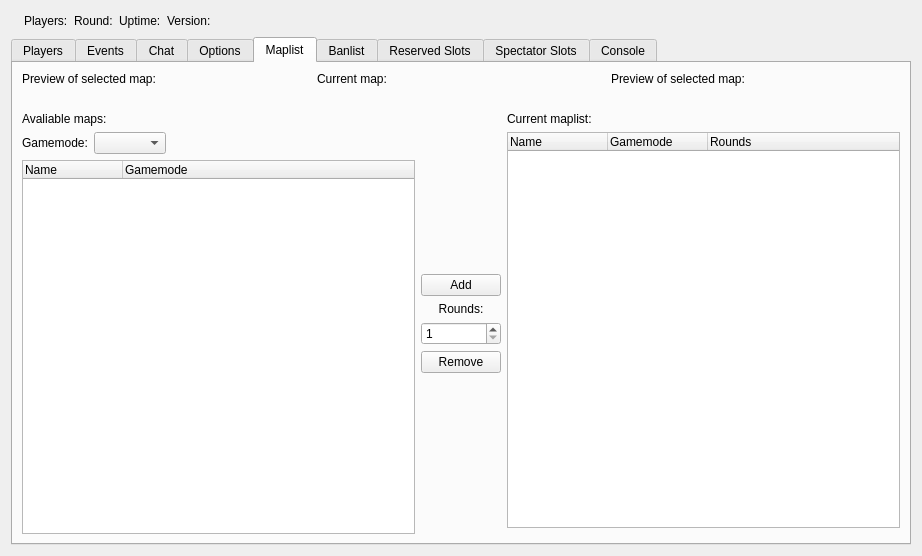
<?xml version="1.0" encoding="UTF-8"?>
<ui version="4.0">
 <class>BF4Widget</class>
 <widget class="QWidget" name="BF4Widget">
  <property name="geometry">
   <rect>
    <x>0</x>
    <y>0</y>
    <width>922</width>
    <height>556</height>
   </rect>
  </property>
  <property name="windowTitle">
   <string/>
  </property>
  <layout class="QGridLayout" name="gridLayout_7">
   <item row="0" column="0">
    <layout class="QHBoxLayout" name="horizontalLayout_3">
     <item>
      <widget class="QLabel" name="label_serverInfo_level">
       <property name="text">
        <string/>
       </property>
      </widget>
     </item>
     <item>
      <widget class="QLabel" name="label_serverInfo_players">
       <property name="text">
        <string>Players:</string>
       </property>
      </widget>
     </item>
     <item>
      <widget class="QLabel" name="label_serverInfo_round">
       <property name="text">
        <string>Round:</string>
       </property>
      </widget>
     </item>
     <item>
      <widget class="QLabel" name="label_serverInfo_upTime">
       <property name="text">
        <string>Uptime:</string>
       </property>
      </widget>
     </item>
     <item>
      <widget class="QLabel" name="label_serverInfo_version">
       <property name="text">
        <string>Version:</string>
       </property>
      </widget>
     </item>
     <item>
      <spacer name="horizontalSpacer_4">
       <property name="orientation">
        <enum>Qt::Horizontal</enum>
       </property>
       <property name="sizeHint" stdset="0">
        <size>
         <width>40</width>
         <height>20</height>
        </size>
       </property>
      </spacer>
     </item>
    </layout>
   </item>
   <item row="1" column="0">
    <widget class="QTabWidget" name="tabWidget">
     <property name="windowTitle">
      <string/>
     </property>
     <property name="styleSheet">
      <string notr="true"/>
     </property>
     <property name="currentIndex">
      <number>4</number>
     </property>
     <property name="documentMode">
      <bool>false</bool>
     </property>
     <widget class="QWidget" name="tab_pl">
      <attribute name="icon">
       <iconset>
        <normaloff>:/icons/images/icons/system-users.png</normaloff>:/icons/images/icons/system-users.png</iconset>
      </attribute>
      <attribute name="title">
       <string>Players</string>
      </attribute>
      <layout class="QGridLayout" name="gridLayout">
       <item row="1" column="0">
        <widget class="QTreeWidget" name="treeWidget_pl_players">
         <property name="contextMenuPolicy">
          <enum>Qt::CustomContextMenu</enum>
         </property>
         <column>
          <property name="text">
           <string>Name</string>
          </property>
         </column>
         <column>
          <property name="text">
           <string>Squad</string>
          </property>
         </column>
         <column>
          <property name="text">
           <string>Kills</string>
          </property>
         </column>
         <column>
          <property name="text">
           <string>Deaths</string>
          </property>
         </column>
         <column>
          <property name="text">
           <string>Score</string>
          </property>
         </column>
         <column>
          <property name="text">
           <string>Ping</string>
          </property>
         </column>
         <column>
          <property name="text">
           <string>GUID</string>
          </property>
         </column>
        </widget>
       </item>
      </layout>
     </widget>
     <widget class="QWidget" name="tab_ev">
      <attribute name="title">
       <string>Events</string>
      </attribute>
      <layout class="QGridLayout" name="gridLayout_4">
       <item row="0" column="0">
        <widget class="QTableWidget" name="tableWidget_ev_events">
         <property name="editTriggers">
          <set>QAbstractItemView::NoEditTriggers</set>
         </property>
         <property name="selectionMode">
          <enum>QAbstractItemView::SingleSelection</enum>
         </property>
         <property name="selectionBehavior">
          <enum>QAbstractItemView::SelectRows</enum>
         </property>
         <attribute name="horizontalHeaderHighlightSections">
          <bool>false</bool>
         </attribute>
         <attribute name="horizontalHeaderStretchLastSection">
          <bool>true</bool>
         </attribute>
         <attribute name="verticalHeaderVisible">
          <bool>false</bool>
         </attribute>
         <attribute name="verticalHeaderHighlightSections">
          <bool>false</bool>
         </attribute>
         <column>
          <property name="text">
           <string>Time</string>
          </property>
         </column>
         <column>
          <property name="text">
           <string>Event</string>
          </property>
         </column>
         <column>
          <property name="text">
           <string>Message</string>
          </property>
         </column>
        </widget>
       </item>
      </layout>
     </widget>
     <widget class="QWidget" name="tab_ch">
      <attribute name="icon">
       <iconset>
        <normaloff>:/icons/images/icons/user-invisible.png</normaloff>:/icons/images/icons/user-invisible.png</iconset>
      </attribute>
      <attribute name="title">
       <string>Chat</string>
      </attribute>
      <layout class="QGridLayout" name="gridLayout_2">
       <item row="1" column="3">
        <widget class="QSpinBox" name="spinBox_ch_duration"/>
       </item>
       <item row="1" column="0">
        <widget class="QLineEdit" name="lineEdit_ch"/>
       </item>
       <item row="0" column="0" colspan="6">
        <widget class="QTextEdit" name="textEdit_ch">
         <property name="readOnly">
          <bool>true</bool>
         </property>
        </widget>
       </item>
       <item row="1" column="5">
        <widget class="QPushButton" name="pushButton_ch_send">
         <property name="text">
          <string>Send</string>
         </property>
        </widget>
       </item>
       <item row="1" column="2">
        <widget class="QComboBox" name="comboBox_ch_mode"/>
       </item>
       <item row="1" column="1">
        <widget class="QComboBox" name="comboBox_ch_target"/>
       </item>
      </layout>
     </widget>
     <widget class="QWidget" name="tab_op">
      <attribute name="icon">
       <iconset resource="../OpenRcon.qrc">
        <normaloff>:/icons/images/icons/options.png</normaloff>:/icons/images/icons/options.png</iconset>
      </attribute>
      <attribute name="title">
       <string>Options</string>
      </attribute>
      <layout class="QGridLayout" name="gridLayout_8">
       <item row="0" column="0">
        <widget class="QTabWidget" name="tabWidget_op">
         <property name="currentIndex">
          <number>0</number>
         </property>
         <widget class="QWidget" name="tab_so_de">
          <attribute name="title">
           <string>Details</string>
          </attribute>
          <layout class="QGridLayout" name="gridLayout_9">
           <item row="0" column="0">
            <layout class="QVBoxLayout" name="verticalLayout_4">
             <item>
              <widget class="QLabel" name="label_op_so_serverName">
               <property name="text">
                <string>Server name</string>
               </property>
              </widget>
             </item>
             <item>
              <widget class="QLineEdit" name="lineEdit_op_so_serverName"/>
             </item>
             <item>
              <widget class="QLabel" name="label_op_so_serverDescription">
               <property name="text">
                <string>Description</string>
               </property>
              </widget>
             </item>
             <item>
              <widget class="QTextEdit" name="textEdit_op_so_serverDescription"/>
             </item>
             <item>
              <widget class="QLabel" name="label_op_so_serverMessage">
               <property name="text">
                <string>Message</string>
               </property>
              </widget>
             </item>
             <item>
              <widget class="QLineEdit" name="lineEdit_op_so_serverMessage"/>
             </item>
            </layout>
           </item>
           <item row="1" column="0">
            <spacer name="verticalSpacer_3">
             <property name="orientation">
              <enum>Qt::Vertical</enum>
             </property>
             <property name="sizeHint" stdset="0">
              <size>
               <width>20</width>
               <height>40</height>
              </size>
             </property>
            </spacer>
           </item>
           <item row="0" column="1" rowspan="2">
            <spacer name="horizontalSpacer_2">
             <property name="orientation">
              <enum>Qt::Horizontal</enum>
             </property>
             <property name="sizeHint" stdset="0">
              <size>
               <width>40</width>
               <height>20</height>
              </size>
             </property>
            </spacer>
           </item>
          </layout>
         </widget>
         <widget class="QWidget" name="tab_so_co">
          <attribute name="title">
           <string>Configuration</string>
          </attribute>
          <layout class="QGridLayout" name="gridLayout_13">
           <item row="0" column="2">
            <spacer name="horizontalSpacer_6">
             <property name="orientation">
              <enum>Qt::Horizontal</enum>
             </property>
             <property name="sizeHint" stdset="0">
              <size>
               <width>40</width>
               <height>20</height>
              </size>
             </property>
            </spacer>
           </item>
           <item row="1" column="0">
            <layout class="QFormLayout" name="formLayout_5">
             <property name="fieldGrowthPolicy">
              <enum>QFormLayout::AllNonFixedFieldsGrow</enum>
             </property>
             <item row="0" column="0">
              <widget class="QLabel" name="label_so_co_maxPlayers">
               <property name="text">
                <string>Max players:</string>
               </property>
              </widget>
             </item>
             <item row="0" column="1">
              <widget class="QSpinBox" name="spinBox_so_co_maxPlayers"/>
             </item>
             <item row="1" column="0">
              <widget class="QLabel" name="label_so_co_maxSpectators">
               <property name="text">
                <string>Max spectators:</string>
               </property>
              </widget>
             </item>
             <item row="1" column="1">
              <widget class="QSpinBox" name="spinBox_so_co_maxSpectators"/>
             </item>
            </layout>
           </item>
           <item row="0" column="1">
            <layout class="QFormLayout" name="formLayout_6">
             <item row="0" column="0">
              <widget class="QCheckBox" name="checkBox_so_co_idleTimeout">
               <property name="text">
                <string>Disable idle kick</string>
               </property>
              </widget>
             </item>
             <item row="0" column="1">
              <widget class="QSpinBox" name="spinBox_so_co_idleTimeout">
               <property name="minimum">
                <number>0</number>
               </property>
               <property name="maximum">
                <number>86400</number>
               </property>
              </widget>
             </item>
             <item row="1" column="0" colspan="2">
              <widget class="QCheckBox" name="checkBox_so_co_aggressiveJoin">
               <property name="text">
                <string>Aggresive join</string>
               </property>
              </widget>
             </item>
            </layout>
           </item>
           <item row="2" column="0">
            <layout class="QFormLayout" name="formLayout_7">
             <item row="0" column="0" colspan="2">
              <widget class="QCheckBox" name="checkBox_so_co_alwaysAllowSpectators">
               <property name="text">
                <string>Public spectators</string>
               </property>
              </widget>
             </item>
             <item row="1" column="0" colspan="2">
              <widget class="QCheckBox" name="checkBox_so_co_commander">
               <property name="text">
                <string>Commander</string>
               </property>
              </widget>
             </item>
            </layout>
           </item>
           <item row="3" column="0">
            <spacer name="verticalSpacer_6">
             <property name="orientation">
              <enum>Qt::Vertical</enum>
             </property>
             <property name="sizeHint" stdset="0">
              <size>
               <width>20</width>
               <height>40</height>
              </size>
             </property>
            </spacer>
           </item>
           <item row="0" column="0">
            <layout class="QFormLayout" name="formLayout_4">
             <item row="0" column="0">
              <widget class="QLabel" name="label_so_co_serverTypeText">
               <property name="text">
                <string>Type:</string>
               </property>
              </widget>
             </item>
             <item row="0" column="1">
              <widget class="QLabel" name="label_so_co_serverType">
               <property name="text">
                <string/>
               </property>
              </widget>
             </item>
             <item row="1" column="0" colspan="2">
              <widget class="QCheckBox" name="checkBox_so_co_punkBuster">
               <property name="text">
                <string>PunkBuster</string>
               </property>
              </widget>
             </item>
             <item row="2" column="0" colspan="2">
              <widget class="QCheckBox" name="checkBox_so_co_fairFight">
               <property name="text">
                <string>FairFight</string>
               </property>
              </widget>
             </item>
            </layout>
           </item>
           <item row="1" column="1">
            <layout class="QFormLayout" name="formLayout_9">
             <item row="0" column="0">
              <widget class="QLabel" name="label_so_co_gamePassword">
               <property name="text">
                <string>Game password:</string>
               </property>
              </widget>
             </item>
             <item row="1" column="0">
              <widget class="QLabel" name="label_so_co_adminPassword">
               <property name="text">
                <string>Admin password:</string>
               </property>
              </widget>
             </item>
             <item row="0" column="1">
              <widget class="QLineEdit" name="lineEdit_so_co_gamePassword">
               <property name="echoMode">
                <enum>QLineEdit::Password</enum>
               </property>
              </widget>
             </item>
             <item row="1" column="1">
              <widget class="QLineEdit" name="lineEdit_so_co_adminPassword">
               <property name="echoMode">
                <enum>QLineEdit::Password</enum>
               </property>
              </widget>
             </item>
            </layout>
           </item>
          </layout>
         </widget>
         <widget class="QWidget" name="tab_so_gp">
          <attribute name="title">
           <string>Gameplay</string>
          </attribute>
          <layout class="QGridLayout" name="gridLayout_17">
           <item row="0" column="0">
            <layout class="QVBoxLayout" name="verticalLayout_6">
             <item>
              <widget class="QCheckBox" name="checkBox_so_go_friendlyFire">
               <property name="text">
                <string>Friendly fire</string>
               </property>
              </widget>
             </item>
             <item>
              <widget class="QCheckBox" name="checkBox_so_go_killCam">
               <property name="text">
                <string>Killcam</string>
               </property>
              </widget>
             </item>
             <item>
              <widget class="QCheckBox" name="checkBox_so_go_miniMap">
               <property name="text">
                <string>Minimap</string>
               </property>
              </widget>
             </item>
            </layout>
           </item>
           <item row="0" column="1">
            <layout class="QVBoxLayout" name="verticalLayout_7">
             <item>
              <widget class="QCheckBox" name="checkBox_so_go_3dSpotting">
               <property name="text">
                <string>3D spotting</string>
               </property>
              </widget>
             </item>
             <item>
              <widget class="QCheckBox" name="checkBox_so_go_miniMapSpotting">
               <property name="text">
                <string>Minimap spotting</string>
               </property>
              </widget>
             </item>
             <item>
              <widget class="QCheckBox" name="checkBox_so_go_thirdPersonVehicleCameras">
               <property name="text">
                <string>Third person vehicle cameras</string>
               </property>
              </widget>
             </item>
            </layout>
           </item>
           <item row="0" column="2">
            <spacer name="horizontalSpacer_9">
             <property name="orientation">
              <enum>Qt::Horizontal</enum>
             </property>
             <property name="sizeHint" stdset="0">
              <size>
               <width>502</width>
               <height>20</height>
              </size>
             </property>
            </spacer>
           </item>
           <item row="1" column="0">
            <spacer name="verticalSpacer_9">
             <property name="orientation">
              <enum>Qt::Vertical</enum>
             </property>
             <property name="sizeHint" stdset="0">
              <size>
               <width>20</width>
               <height>319</height>
              </size>
             </property>
            </spacer>
           </item>
          </layout>
         </widget>
        </widget>
       </item>
      </layout>
     </widget>
     <widget class="QWidget" name="tab_ml">
      <attribute name="title">
       <string>Maplist</string>
      </attribute>
      <layout class="QGridLayout" name="gridLayout_5">
       <item row="0" column="0" colspan="3">
        <layout class="QHBoxLayout" name="horizontalLayout_2">
         <item>
          <layout class="QFormLayout" name="formLayout">
           <item row="1" column="0" colspan="2">
            <widget class="QLabel" name="label_ml_availableSelectedMapImage">
             <property name="text">
              <string/>
             </property>
            </widget>
           </item>
           <item row="0" column="0" colspan="2">
            <widget class="QLabel" name="label_ml_availableSelectedMapText">
             <property name="text">
              <string>Preview of selected map:</string>
             </property>
            </widget>
           </item>
          </layout>
         </item>
         <item>
          <layout class="QFormLayout" name="formLayout_2">
           <property name="fieldGrowthPolicy">
            <enum>QFormLayout::AllNonFixedFieldsGrow</enum>
           </property>
           <item row="0" column="0">
            <widget class="QLabel" name="label_ml_currentMapText">
             <property name="text">
              <string>Current map:</string>
             </property>
            </widget>
           </item>
           <item row="0" column="1">
            <widget class="QLabel" name="label_ml_currentMapValue">
             <property name="text">
              <string/>
             </property>
            </widget>
           </item>
           <item row="1" column="0" colspan="2">
            <widget class="QLabel" name="label_ml_currentMapImage">
             <property name="text">
              <string/>
             </property>
            </widget>
           </item>
          </layout>
         </item>
         <item>
          <layout class="QFormLayout" name="formLayout_3">
           <property name="fieldGrowthPolicy">
            <enum>QFormLayout::AllNonFixedFieldsGrow</enum>
           </property>
           <item row="1" column="0" colspan="2">
            <widget class="QLabel" name="label_ml_currentSelectedMapImage">
             <property name="text">
              <string/>
             </property>
            </widget>
           </item>
           <item row="0" column="0" colspan="2">
            <widget class="QLabel" name="label_ml_currentSelectedMapText">
             <property name="text">
              <string>Preview of selected map:</string>
             </property>
            </widget>
           </item>
          </layout>
         </item>
        </layout>
       </item>
       <item row="1" column="2">
        <widget class="QLabel" name="label_ml_currentMaps">
         <property name="text">
          <string>Current maplist:</string>
         </property>
        </widget>
       </item>
       <item row="1" column="1" rowspan="3">
        <layout class="QVBoxLayout" name="verticalLayout_5">
         <item>
          <spacer name="verticalSpacer">
           <property name="orientation">
            <enum>Qt::Vertical</enum>
           </property>
           <property name="sizeHint" stdset="0">
            <size>
             <width>20</width>
             <height>40</height>
            </size>
           </property>
          </spacer>
         </item>
         <item>
          <widget class="QPushButton" name="pushButton_ml_add">
           <property name="text">
            <string>Add</string>
           </property>
          </widget>
         </item>
         <item>
          <widget class="QLabel" name="label_ml_rounds">
           <property name="text">
            <string>Rounds:</string>
           </property>
           <property name="alignment">
            <set>Qt::AlignCenter</set>
           </property>
          </widget>
         </item>
         <item>
          <widget class="QSpinBox" name="spinBox_ml_rounds">
           <property name="minimum">
            <number>1</number>
           </property>
          </widget>
         </item>
         <item>
          <widget class="QPushButton" name="pushButton_ml_remove">
           <property name="text">
            <string>Remove</string>
           </property>
          </widget>
         </item>
         <item>
          <spacer name="verticalSpacer_2">
           <property name="orientation">
            <enum>Qt::Vertical</enum>
           </property>
           <property name="sizeHint" stdset="0">
            <size>
             <width>20</width>
             <height>40</height>
            </size>
           </property>
          </spacer>
         </item>
        </layout>
       </item>
       <item row="1" column="0">
        <widget class="QLabel" name="label_ml_availableMaps">
         <property name="text">
          <string>Avaliable maps:</string>
         </property>
        </widget>
       </item>
       <item row="2" column="2">
        <widget class="QTreeWidget" name="treeWidget_ml_current">
         <property name="contextMenuPolicy">
          <enum>Qt::CustomContextMenu</enum>
         </property>
         <column>
          <property name="text">
           <string>Name</string>
          </property>
         </column>
         <column>
          <property name="text">
           <string>Gamemode</string>
          </property>
         </column>
         <column>
          <property name="text">
           <string>Rounds</string>
          </property>
         </column>
        </widget>
       </item>
       <item row="2" column="0" rowspan="2">
        <layout class="QVBoxLayout" name="verticalLayout_2">
         <item>
          <layout class="QHBoxLayout" name="horizontalLayout_5">
           <item>
            <widget class="QLabel" name="label_ml_gameMode">
             <property name="text">
              <string>Gamemode:</string>
             </property>
            </widget>
           </item>
           <item>
            <widget class="QComboBox" name="comboBox_ml_gameMode"/>
           </item>
           <item>
            <spacer name="horizontalSpacer">
             <property name="orientation">
              <enum>Qt::Horizontal</enum>
             </property>
             <property name="sizeHint" stdset="0">
              <size>
               <width>40</width>
               <height>20</height>
              </size>
             </property>
            </spacer>
           </item>
          </layout>
         </item>
         <item>
          <widget class="QTreeWidget" name="treeWidget_ml_available">
           <property name="contextMenuPolicy">
            <enum>Qt::CustomContextMenu</enum>
           </property>
           <column>
            <property name="text">
             <string>Name</string>
            </property>
           </column>
           <column>
            <property name="text">
             <string>Gamemode</string>
            </property>
           </column>
          </widget>
         </item>
        </layout>
       </item>
      </layout>
     </widget>
     <widget class="QWidget" name="tab_bl">
      <attribute name="title">
       <string>Banlist</string>
      </attribute>
      <layout class="QGridLayout" name="gridLayout_14">
       <item row="0" column="0">
        <widget class="QTableWidget" name="tableWidget_bl_banList">
         <property name="contextMenuPolicy">
          <enum>Qt::CustomContextMenu</enum>
         </property>
         <property name="editTriggers">
          <set>QAbstractItemView::NoEditTriggers</set>
         </property>
         <property name="selectionMode">
          <enum>QAbstractItemView::SingleSelection</enum>
         </property>
         <property name="selectionBehavior">
          <enum>QAbstractItemView::SelectRows</enum>
         </property>
         <attribute name="horizontalHeaderStretchLastSection">
          <bool>true</bool>
         </attribute>
         <attribute name="verticalHeaderVisible">
          <bool>false</bool>
         </attribute>
         <attribute name="verticalHeaderHighlightSections">
          <bool>false</bool>
         </attribute>
         <column>
          <property name="text">
           <string>Id-type</string>
          </property>
         </column>
         <column>
          <property name="text">
           <string>Id</string>
          </property>
         </column>
         <column>
          <property name="text">
           <string>Ban-type</string>
          </property>
         </column>
         <column>
          <property name="text">
           <string>Seconds</string>
          </property>
         </column>
         <column>
          <property name="text">
           <string>Rounds</string>
          </property>
         </column>
         <column>
          <property name="text">
           <string>Reason</string>
          </property>
         </column>
        </widget>
       </item>
      </layout>
     </widget>
     <widget class="QWidget" name="tab_rs">
      <attribute name="title">
       <string>Reserved Slots</string>
      </attribute>
      <layout class="QGridLayout" name="gridLayout_12">
       <item row="0" column="0">
        <spacer name="horizontalSpacer_3">
         <property name="orientation">
          <enum>Qt::Horizontal</enum>
         </property>
         <property name="sizeHint" stdset="0">
          <size>
           <width>40</width>
           <height>20</height>
          </size>
         </property>
        </spacer>
       </item>
       <item row="0" column="3">
        <spacer name="horizontalSpacer_5">
         <property name="orientation">
          <enum>Qt::Horizontal</enum>
         </property>
         <property name="sizeHint" stdset="0">
          <size>
           <width>40</width>
           <height>20</height>
          </size>
         </property>
        </spacer>
       </item>
       <item row="0" column="1">
        <layout class="QGridLayout" name="gridLayout_6">
         <item row="3" column="0">
          <widget class="QLineEdit" name="lineEdit_rs_player"/>
         </item>
         <item row="3" column="1" colspan="4">
          <widget class="QPushButton" name="pushButton_rs_add">
           <property name="text">
            <string>Add</string>
           </property>
          </widget>
         </item>
         <item row="0" column="5" rowspan="4">
          <layout class="QVBoxLayout" name="verticalLayout">
           <item>
            <spacer name="verticalSpacer_4">
             <property name="orientation">
              <enum>Qt::Vertical</enum>
             </property>
             <property name="sizeHint" stdset="0">
              <size>
               <width>20</width>
               <height>40</height>
              </size>
             </property>
            </spacer>
           </item>
           <item>
            <widget class="QPushButton" name="pushButton_rs_load">
             <property name="text">
              <string>Load</string>
             </property>
            </widget>
           </item>
           <item>
            <widget class="QPushButton" name="pushButton_rs_save">
             <property name="text">
              <string>Save</string>
             </property>
            </widget>
           </item>
           <item>
            <widget class="QPushButton" name="pushButton_rs_clear">
             <property name="text">
              <string>Clear</string>
             </property>
            </widget>
           </item>
           <item>
            <spacer name="verticalSpacer_5">
             <property name="orientation">
              <enum>Qt::Vertical</enum>
             </property>
             <property name="sizeHint" stdset="0">
              <size>
               <width>20</width>
               <height>40</height>
              </size>
             </property>
            </spacer>
           </item>
          </layout>
         </item>
         <item row="0" column="0" rowspan="3" colspan="5">
          <widget class="QListWidget" name="listWidget_rs_reservedSlotsList">
           <property name="contextMenuPolicy">
            <enum>Qt::CustomContextMenu</enum>
           </property>
          </widget>
         </item>
        </layout>
       </item>
      </layout>
     </widget>
     <widget class="QWidget" name="tab_ss">
      <attribute name="title">
       <string>Spectator Slots</string>
      </attribute>
      <layout class="QGridLayout" name="gridLayout_16">
       <item row="0" column="1">
        <layout class="QGridLayout" name="gridLayout_15">
         <item row="1" column="1">
          <widget class="QPushButton" name="pushButton_ss_add">
           <property name="text">
            <string>Add</string>
           </property>
          </widget>
         </item>
         <item row="1" column="0">
          <widget class="QLineEdit" name="lineEdit_ss_player"/>
         </item>
         <item row="0" column="0" colspan="2">
          <widget class="QListWidget" name="listWidget_ss_spectatorList">
           <property name="contextMenuPolicy">
            <enum>Qt::CustomContextMenu</enum>
           </property>
          </widget>
         </item>
         <item row="0" column="2" rowspan="2">
          <layout class="QVBoxLayout" name="verticalLayout_3">
           <item>
            <spacer name="verticalSpacer_7">
             <property name="orientation">
              <enum>Qt::Vertical</enum>
             </property>
             <property name="sizeHint" stdset="0">
              <size>
               <width>20</width>
               <height>40</height>
              </size>
             </property>
            </spacer>
           </item>
           <item>
            <widget class="QPushButton" name="pushButton_ss_save">
             <property name="text">
              <string>Save</string>
             </property>
            </widget>
           </item>
           <item>
            <widget class="QPushButton" name="pushButton_ss_clear">
             <property name="text">
              <string>Clear</string>
             </property>
            </widget>
           </item>
           <item>
            <spacer name="verticalSpacer_8">
             <property name="orientation">
              <enum>Qt::Vertical</enum>
             </property>
             <property name="sizeHint" stdset="0">
              <size>
               <width>20</width>
               <height>40</height>
              </size>
             </property>
            </spacer>
           </item>
          </layout>
         </item>
        </layout>
       </item>
       <item row="0" column="0">
        <spacer name="horizontalSpacer_7">
         <property name="orientation">
          <enum>Qt::Horizontal</enum>
         </property>
         <property name="sizeHint" stdset="0">
          <size>
           <width>40</width>
           <height>20</height>
          </size>
         </property>
        </spacer>
       </item>
       <item row="0" column="2">
        <spacer name="horizontalSpacer_8">
         <property name="orientation">
          <enum>Qt::Horizontal</enum>
         </property>
         <property name="sizeHint" stdset="0">
          <size>
           <width>40</width>
           <height>20</height>
          </size>
         </property>
        </spacer>
       </item>
      </layout>
     </widget>
     <widget class="QWidget" name="tab_co">
      <attribute name="icon">
       <iconset resource="../OpenRcon.qrc">
        <normaloff>:/icons/images/icons/console.png</normaloff>:/icons/images/icons/console.png</iconset>
      </attribute>
      <attribute name="title">
       <string>Console</string>
      </attribute>
      <layout class="QGridLayout" name="gridLayout_3">
       <item row="0" column="0">
        <widget class="QTabWidget" name="tabWidget_co">
         <property name="currentIndex">
          <number>0</number>
         </property>
         <property name="documentMode">
          <bool>false</bool>
         </property>
         <widget class="QWidget" name="tab_co_co">
          <attribute name="icon">
           <iconset resource="../OpenRcon.qrc">
            <normaloff>:/icons/images/icons/console.png</normaloff>:/icons/images/icons/console.png</iconset>
          </attribute>
          <attribute name="title">
           <string>Console</string>
          </attribute>
          <layout class="QGridLayout" name="gridLayout_10">
           <item row="1" column="0">
            <widget class="QLineEdit" name="lineEdit_co_co"/>
           </item>
           <item row="1" column="1">
            <widget class="QPushButton" name="pushButton_co_co">
             <property name="text">
              <string>Send</string>
             </property>
            </widget>
           </item>
           <item row="0" column="0" colspan="2">
            <widget class="QTextEdit" name="textEdit_co_co">
             <property name="enabled">
              <bool>true</bool>
             </property>
             <property name="styleSheet">
              <string notr="true"/>
             </property>
             <property name="readOnly">
              <bool>true</bool>
             </property>
            </widget>
           </item>
          </layout>
         </widget>
         <widget class="QWidget" name="tab_co_pb">
          <attribute name="icon">
           <iconset resource="../OpenRcon.qrc">
            <normaloff>:/icons/images/icons/punkbuster.png</normaloff>:/icons/images/icons/punkbuster.png</iconset>
          </attribute>
          <attribute name="title">
           <string>PunkBuster</string>
          </attribute>
          <layout class="QGridLayout" name="gridLayout_11">
           <item row="0" column="0" colspan="2">
            <widget class="QTextEdit" name="textEdit_co_pb">
             <property name="readOnly">
              <bool>true</bool>
             </property>
            </widget>
           </item>
           <item row="1" column="0">
            <widget class="QLineEdit" name="lineEdit_co_pb"/>
           </item>
           <item row="1" column="1">
            <widget class="QPushButton" name="pushButton_co_pb">
             <property name="text">
              <string>Send</string>
             </property>
            </widget>
           </item>
          </layout>
         </widget>
        </widget>
       </item>
      </layout>
     </widget>
    </widget>
   </item>
  </layout>
 </widget>
 <resources>
  <include location="../OpenRcon.qrc"/>
 </resources>
 <connections/>
</ui>
